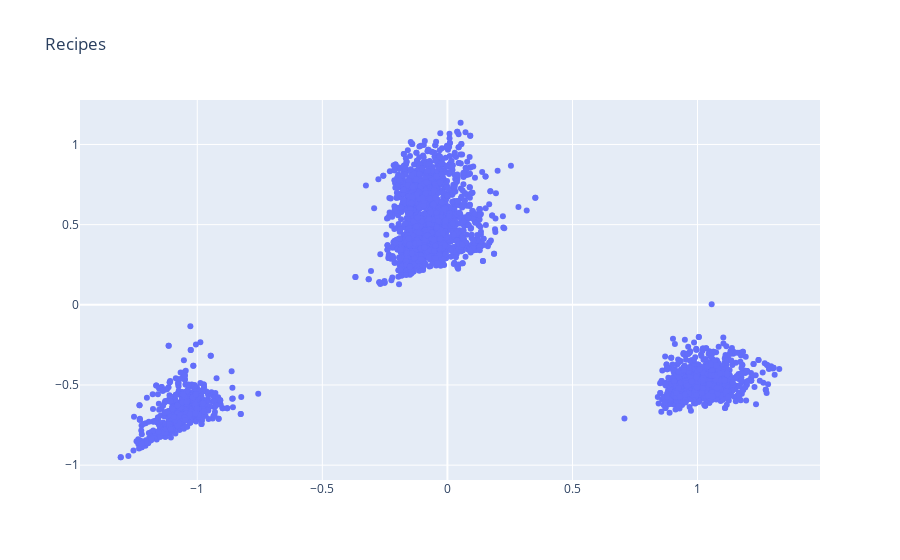

Here is the notebook cell this chart was saved with:
### Code cell
recipe_vectors = svd
print(recipe_vectors.shape)
recipe_pca_vectors = PCA(n_components=2).fit_transform(recipe_vectors)
fig = go.Figure(data=go.Scatter(x=recipe_pca_vectors[:, 0],
                        y=recipe_pca_vectors[:, 1],
                        mode='markers',
                        text=list(map(lambda x: recepes_k2v[x], recipe_ids)))) # hover text goes here
fig.update_layout(title=f'Recipes')
fig.show()

### Figure 1 — Plotly figure (JSON) as saved in the notebook; plotly's stock layout.template omitted (floating-point values rounded to 4 significant figures; data arrays with more than 128 entries replaced by an {"elided": "..."} marker saying what was removed)
{"data": [{"mode": "markers", "text": {"elided": "4448 str values"}, "type": "scatter", "x": {"elided": "4448 float values"}, "y": {"elided": "4448 float values"}}], "layout": {"title": {"text": "Recipes"}}}
